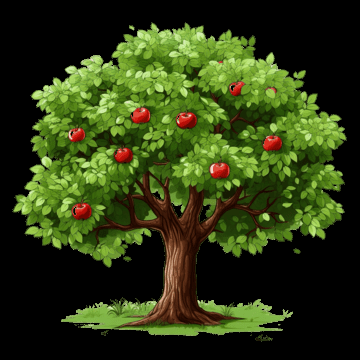
#> input picture project 2/appletree.jpg, 360 x 360 px, found by its file name
$ python circleident.py
#> lines starting #> are read from the running program, lines starting #| are printed output that depends on the picture
#preprocessing needed before equation
#colour mode, greyscale, blur(noise reduction)
import cv2
import numpy as np


#(x-k)2 + (y-h)2 = r2
#orapple = cv2.imread(r"C:\Users\koval\Desktop\jetlearn python\open cv\project 2\appletree.jpg",cv2.IMREAD_COLOR)
#reading image in colour
apple = cv2.imread(r"C:\Users\koval\Desktop\jetlearn python\open cv\project 2\appletree.jpg",cv2.IMREAD_COLOR)
#> apple is the input picture: shape (360, 360, 3); mean B, G, R 18.8, 58.3, 45.8
apple = cv2.cvtColor(apple,cv2.COLOR_BGR2GRAY)
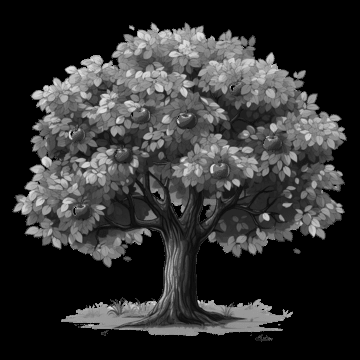
#> apple: shape (360, 360); min 0, max 222, mean 50.1

block = cv2.SimpleBlobDetector_Params()
#applying an area filter
block.filterByArea = True
block.minArea = 100
#block.maxArea = 50

#applying circularity filter
block.filterByCircularity = True
block.minCircularity = 0.1

#apply convexity filter
block.filterByConvexity = True
block.minConvexity = 0.1

#inertia filter
block.filterByInertia = True
block.minInertiaRatio = 0.3

detector = cv2.SimpleBlobDetector_create(block)
keypoints = detector.detect(apple)
#> keypoints = 5 keypoints; (x, y, size): (238, 117, 57.5), (190, 121, 20), (59, 151, 19.9), (192, 73, 16.7), (53, 218, 15.9)
blank = np.zeros((1,1))
blobs = cv2.drawKeypoints(apple,keypoints,blank,(255,0,0),cv2.DrawMatchesFlags_DRAW_RICH_KEYPOINTS)
blobsnum = len(keypoints)
#> blobsnum = 5
print(blobsnum)
#| 5
cv2.imshow("screen",blobs)
cv2.waitKey(0)

# [32 lines of commented-out code are left out]

$ run again, with project 2/goat.jpg copied over project 2/appletree.jpg
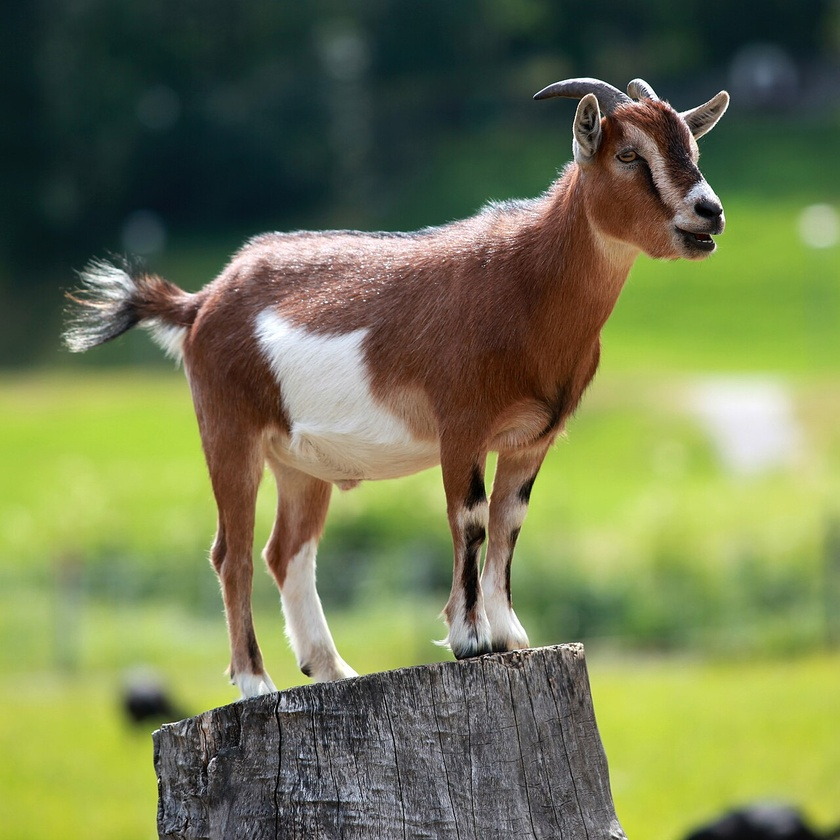
#> input picture project 2/goat.jpg, 840 x 840 px, shrunk from 1280 x 1280 before the run, found by its file name
#> apple is the input picture: shape (840, 840, 3); mean B, G, R 79.1, 120.9, 112.5
#> `apple = cv2.cvtColor(apple,cv2.COLOR_BGR2GRAY)`:
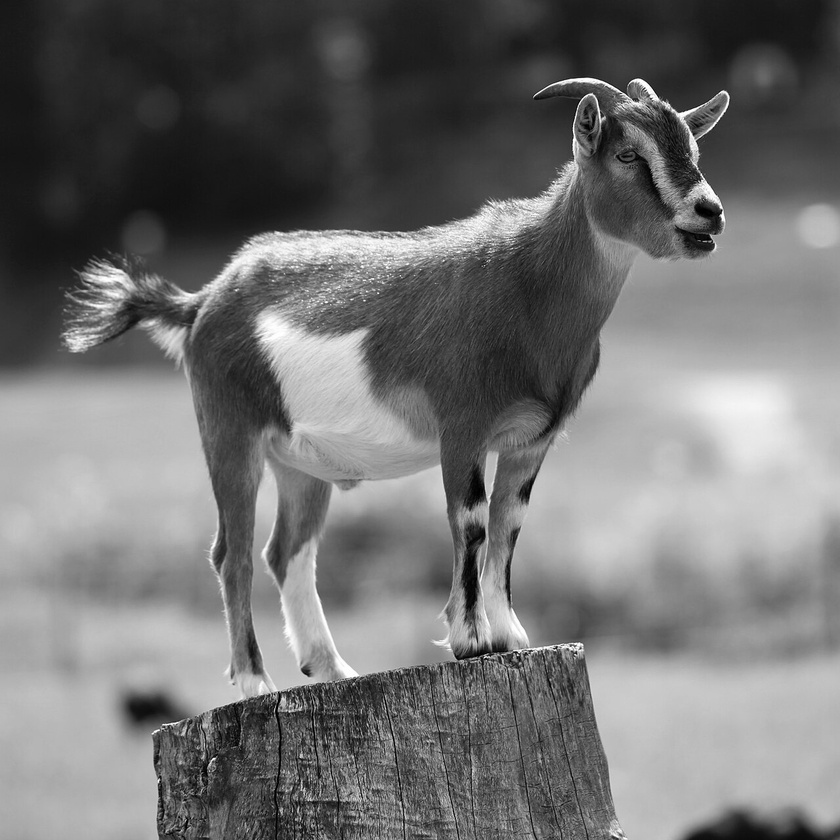
#> apple: shape (840, 840); min 0, max 255, mean 113.6
#> keypoints = 9 keypoints; (x, y, size): (581, 621, 57.1), (701, 229, 46.1), (99, 583, 40.3), (357, 543, 36.1), (441, 579, 30.1), (67, 664, 28), (697, 122, 19.2), (333, 805, 19.2), (307, 670, 11.7)
#> blobsnum = 9
#| 9
